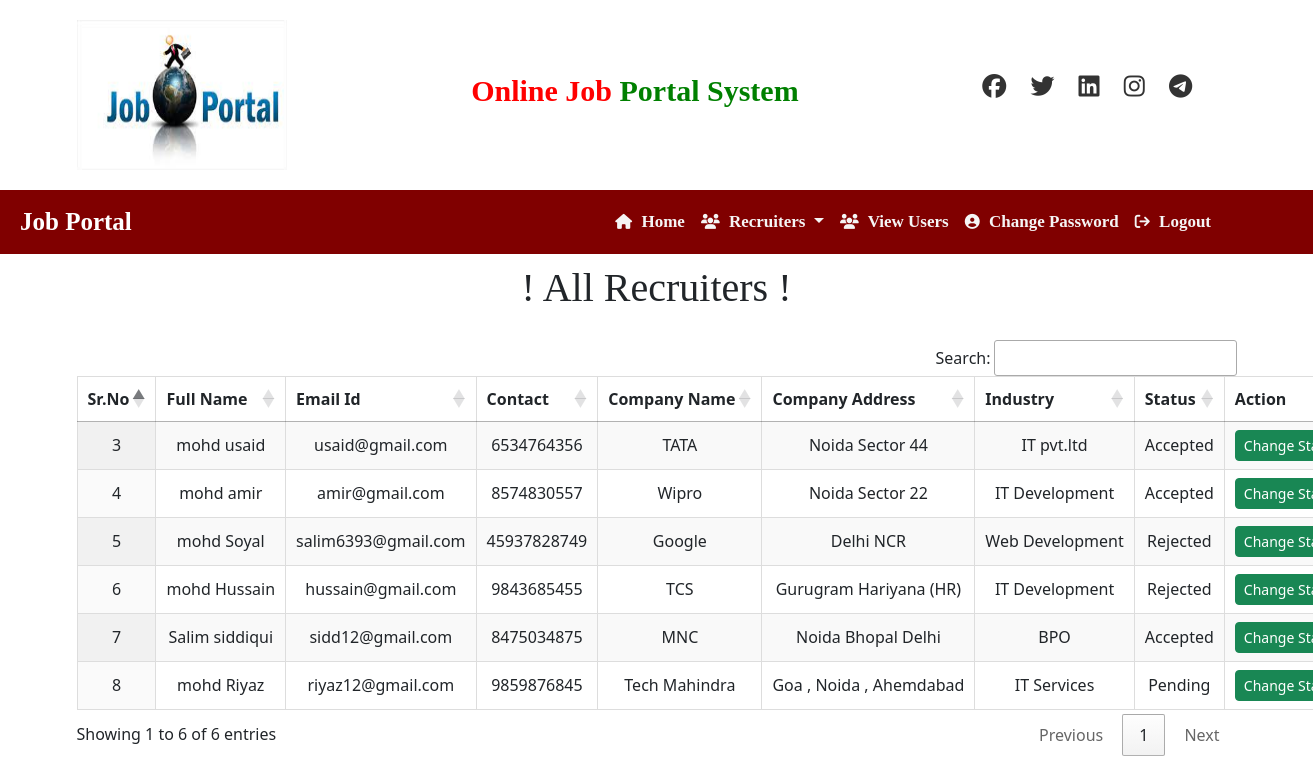
Page /allrecuiter on the committed database.
### Online/models.py (models this page shows, shortened)
class Recruiter(models.Model):
    user = models.ForeignKey(User,on_delete=models.CASCADE)
    mobile = models.CharField(max_length=25 ,null=True)
    image = models.FileField(null=True)
    company = models.CharField(max_length=255)
    company_address = models.CharField(max_length=255)
    industry = models.CharField(max_length=234)
    type = models.CharField(max_length=15,null=True)
    status = models.CharField(max_length=56)

### Online/views.py (the view)
# urls.py: path('allrecuiter',views.AllRecuiter,name='allrecuiter'),
def AllRecuiter(request):
    data = Recruiter.objects.all
    return render(request ,'Recruiter/allRecuiter.html',{'data':data})

### template/Recruiter/allRecuiter.html (shortened to what this page needs)
{% include 'admin_navbar.html' %}
<!DOCTYPE html>
<html lang="en">
<head>
    <link rel="stylesheet" href="https://cdn.datatables.net/1.13.4/css/jquery.dataTables.min.css">
    <link rel="stylesheet" href="https://cdn.datatables.net/buttons/2.4.1/css/buttons.dataTables.min.css">
</head>
<body>
    <h1 style="text-align: center; font-family: 'Times New Roman', Times, serif; margin-top: 10px;">! All Recruiters !</h1>
    <div class="container">
        <table id="example" class="display nowrap" style="width:100%">
            <thead>
                <tr>
                    <th>Sr.No</th>
                    <th>Full Name</th>
                    <th>Email Id</th>
                    <th>Contact</th>
                    <th>Company Name</th>
                    <th>Company Address</th>
                    <th>Industry</th>
                    <th>Status</th>
                    <th>Action</th>
                </tr>
            </thead>
            <tbody>
                {% for i in data %}
                <tr>
                    <td data-label="Sr.No">{{ i.id }}</td>
                    <td data-label="Full Name">{{ i.user.first_name }} {{ i.user.last_name }}</td>
                    <td data-label="Email Id">{{ i.user.username }}</td>
                    <td data-label="Contact">{{ i.mobile }}</td>
                    <td data-label="Company Name">{{ i.company }}</td>
                    <td data-label="Company Address">{{ i.company_address }}</td>
                    <td data-label="Industry">{{ i.industry }}</td>
                    <td data-label="Status">{{ i.status }}</td>
                    <td data-label="Action">
                        <a href="{% url 'change_status' i.id %}" class="btn btn-success btn-sm">Change Status</a>
                    </td>
                </tr>
                {% endfor %}
            </tbody>
        </table>
    </div>
</body>
</html>

### template/Recruiter/allRecuiter.html (style rules this page uses)
.container { max-width: 1200px; padding: 20px; }
table.dataTable { width: 100%; margin-top: 20px; border-collapse: collapse; }
th, td { padding: 12px; text-align: center; border: 1px solid #ddd; }

### rows in the picture
Recruiter: id "3", user.first_name "mohd", user.last_name "usaid", user.username "usaid@gmail.com", mobile "6534764356", company "TATA", company_address "Noida Sector 44", industry "IT pvt.ltd", status "Accepted"
Recruiter: id "4", user.first_name "mohd", user.last_name "amir", user.username "amir@gmail.com", mobile "8574830557", company "Wipro", company_address "Noida Sector 22", industry "IT Development", status "Accepted"
Recruiter: id "5", user.first_name "mohd", user.last_name "Soyal", user.username "salim6393@gmail.com", mobile "45937828749", company "Google", company_address "Delhi NCR", industry "Web Development", status "Rejected"
Recruiter: id "6", user.first_name "mohd", user.last_name "Hussain", user.username "hussain@gmail.com", mobile "9843685455", company "TCS", company_address "Gurugram Hariyana (HR)", industry "IT Development", status "Rejected"
Recruiter: id "7", user.first_name "Salim", user.last_name "siddiqui", user.username "sidd12@gmail.com", mobile "8475034875", company "MNC", company_address "Noida Bhopal Delhi", industry "BPO", status "Accepted"
Recruiter: id "8", user.first_name "mohd", user.last_name "Riyaz", user.username "riyaz12@gmail.com", mobile "9859876845", company "Tech Mahindra", company_address "Goa , Noida , Ahemdabad", industry "IT Services", status "Pending"
